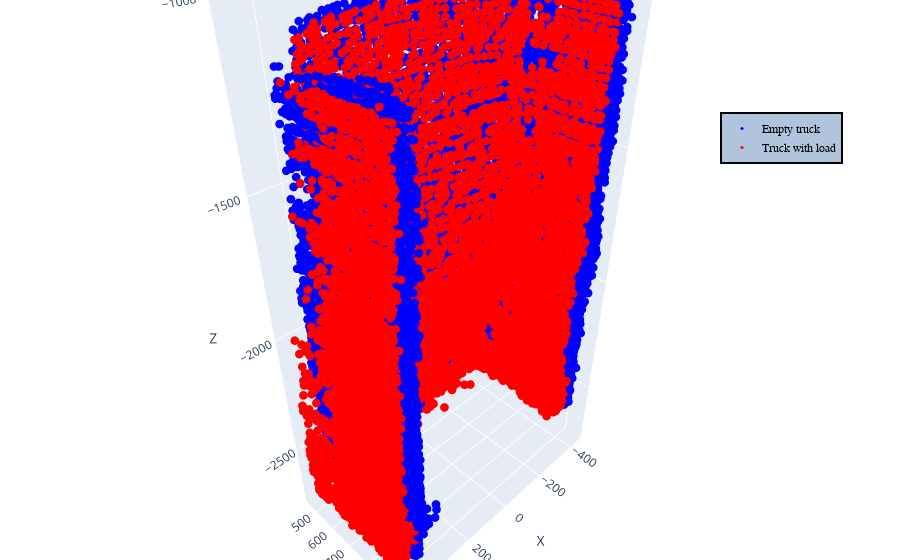

The notebook cell this image was saved under:
### Code cell
bucket_dir = 'caixa_vazia'
bucket_points = get_point_cloud(bucket_dir, 5)
bucket_bottom_y = get_bucket_bottom_height(bucket_points)
bucket_points = [p for p in bucket_points if -2750 < p[2] < -500 and p[1] >= bucket_bottom_y - 10]
# bucket_points = [p for p in bucket_points if -2750 < p[2] < -500]

load_dir = 'caixa_brita_pico'
load_points = get_point_cloud(load_dir, 5)
load_points = [p for p in load_points if -2750 < p[2] < -500 and p[1] >= bucket_bottom_y - 10]
# load_points = [p for p in load_points if -2750 < p[2] < -500]

source = o3d.geometry.PointCloud()
source.points = o3d.utility.Vector3dVector(load_points)
target = o3d.geometry.PointCloud()
target.points = o3d.utility.Vector3dVector(bucket_points)

x1 = [p[0] for p in target.points]
y1 = [p[1] for p in target.points]
z1 = [p[2] for p in target.points]

x2 = [p[0] for p in source.points]
y2 = [p[1] for p in source.points]
z2 = [p[2] for p in source.points]

trace1 = go.Scatter3d(
    x=x1, y=y1, z=z1,
    mode='markers',
    marker=dict(
        size=3,
        color='blue',
    ),
    name='Empty truck'
)

trace2 = go.Scatter3d(
    x=x2, y=y2, z=z2,
    mode='markers',
    marker=dict(
        size=3,
        color='red',
    ),
    name='Truck with load'
)

fig = go.Figure()
fig.add_trace(trace1)
fig.add_trace(trace2)

# Update the layout
fig.update_layout(
    legend=dict(
        x=0.8,  # Adjust x-coordinate
        y=0.8,  # Adjust y-coordinate
        traceorder="normal",
        font=dict(
            family="sans-serif",
            size=12,
            color="black"
        ),
        bgcolor="LightSteelBlue",
        bordercolor="Black",
        borderwidth=2
    ),
    margin=dict(l=0, r=0, b=0, t=0),
    scene=dict(
        xaxis=dict(title='X'),
        yaxis=dict(title='Y'),
        zaxis=dict(title='Z')
    )
)

# Show the figure
fig.show()

### Figure 1 — Plotly figure (JSON) as saved in the notebook; plotly's stock layout.template omitted (floating-point values rounded to 4 significant figures; data arrays with more than 128 entries replaced by an {"elided": "..."} marker saying what was removed)
{"data": [{"marker": {"color": "blue", "size": 3}, "mode": "markers", "name": "Empty truck", "type": "scatter3d", "x": {"elided": "12812 float values"}, "y": {"elided": "12812 int values"}, "z": {"elided": "12812 int values"}}, {"marker": {"color": "red", "size": 3}, "mode": "markers", "name": "Truck with load", "type": "scatter3d", "x": {"elided": "7441 float values"}, "y": {"elided": "7441 int values"}, "z": {"elided": "7441 int values"}}], "layout": {"legend": {"bgcolor": "LightSteelBlue", "bordercolor": "Black", "borderwidth": 2, "font": {"color": "black", "family": "sans-serif", "size": 12}, "traceorder": "normal", "x": 0.8, "y": 0.8}, "margin": {"b": 0, "l": 0, "r": 0, "t": 0}, "scene": {"xaxis": {"title": {"text": "X"}}, "yaxis": {"title": {"text": "Y"}}, "zaxis": {"title": {"text": "Z"}}}}}
